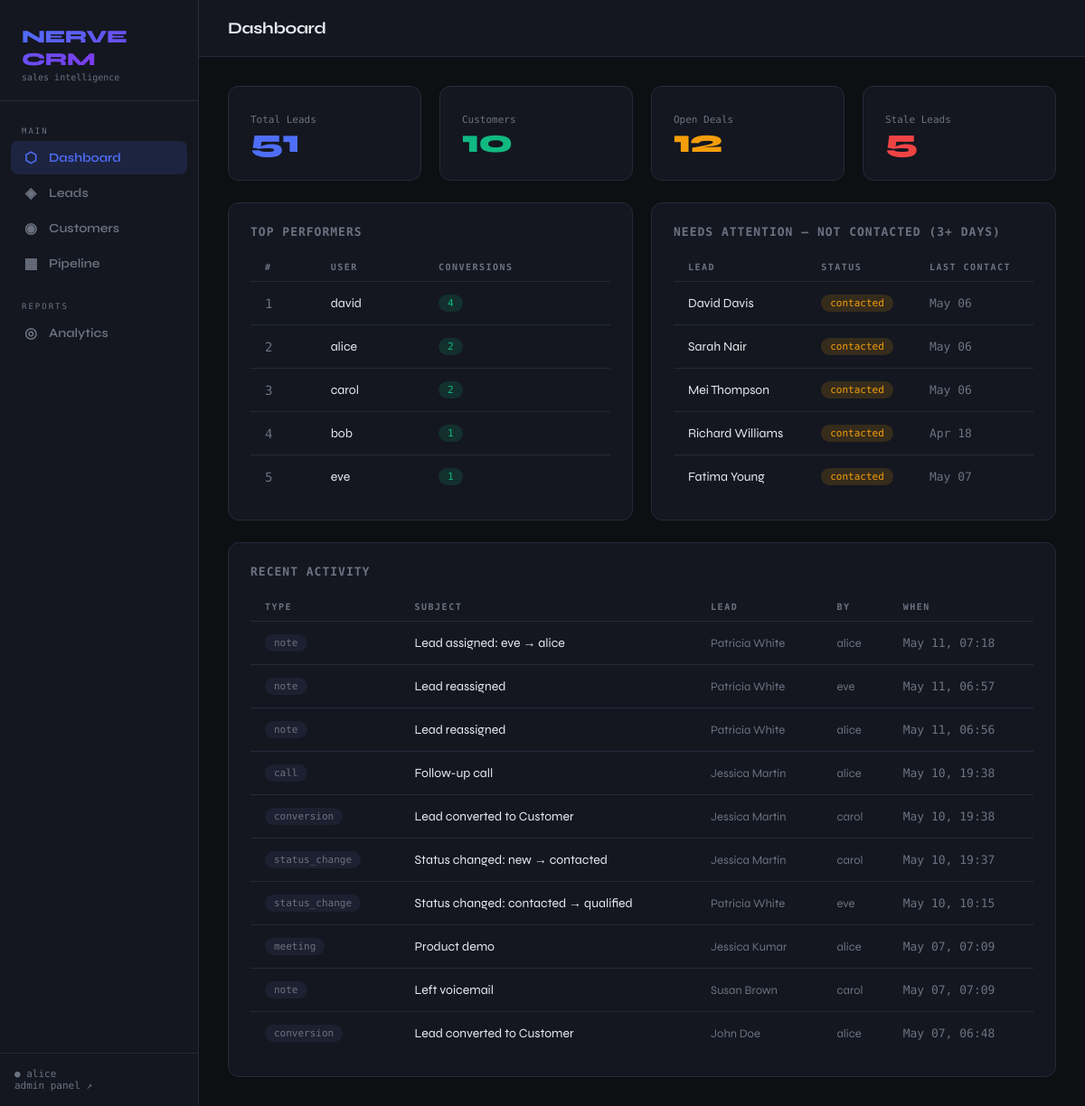
/crm/ (signed in), run on the app's committed database.
### crm/models.py (models this page shows, shortened)
class User(AbstractUser):
    class Role(models.TextChoices):
        ADMIN = 'admin', 'Admin'
        SALES_REP = 'sales_rep', 'Sales Representative'
        MANAGER = 'manager', 'Manager'
    role = models.CharField(
        max_length=20,
        choices=Role.choices,
        default=Role.SALES_REP
    )
    phone = models.CharField(max_length=20, blank=True)
    created_at = models.DateTimeField(auto_now_add=True)
    updated_at = models.DateTimeField(auto_now=True)
    class Meta:
        db_table = 'crm_users'
        verbose_name = 'User'
        verbose_name_plural = 'Users'

class Lead(models.Model):
    class Status(models.TextChoices):
        NEW = 'new', 'New'
        CONTACTED = 'contacted', 'Contacted'
        QUALIFIED = 'qualified', 'Qualified'
        CONVERTED = 'converted', 'Converted'
        LOST = 'lost', 'Lost'
    class Source(models.TextChoices):
        WEBSITE = 'website', 'Website'
        REFERRAL = 'referral', 'Referral'
        SOCIAL = 'social', 'Social Media'
        COLD_CALL = 'cold_call', 'Cold Call'
        EMAIL = 'email', 'Email Campaign'
        OTHER = 'other', 'Other'
    first_name = models.CharField(max_length=100)
    last_name = models.CharField(max_length=100)
    email = models.EmailField(unique=True)
    phone = models.CharField(max_length=20, blank=True)
    company = models.CharField(max_length=200, blank=True)
    status = models.CharField(
        max_length=20,
        choices=Status.choices,
        default=Status.NEW,
        db_index=True
    )
    source = models.CharField(
        max_length=20,
        choices=Source.choices,
        default=Source.OTHER
    )
    notes = models.TextField(blank=True)
    estimated_value = models.DecimalField(
        max_digits=12, decimal_places=2,
        null=True, blank=True
    )
    assigned_to = models.ForeignKey(
        User,
        on_delete=models.SET_NULL,
        null=True, blank=True,
        related_name='assigned_leads'
    )
    tags = models.ManyToManyField(
        'Tag',
        blank=True,
        related_name='leads'
    )
    last_contacted = models.DateTimeField(null=True, blank=True)
    converted_at = models.DateTimeField(null=True, blank=True)
    created_at = models.DateTimeField(auto_now_add=True)
    updated_at = models.DateTimeField(auto_now=True)
    objects = LeadManager()
    class Meta:
        db_table = 'crm_leads'
        ordering = ['-created_at']
        indexes = [
            models.Index(fields=['status', 'assigned_to']),
            models.Index(fields=['last_contacted']),
            models.Index(fields=['created_at']),
        ]
    @property
    def full_name(self):
        return f"{self.first_name} {self.last_name}"

class ActivityLog(models.Model):
    class ActivityType(models.TextChoices):
        CALL = 'call', 'Call'
        EMAIL = 'email', 'Email'
        MEETING = 'meeting', 'Meeting'
        NOTE = 'note', 'Note'
        STATUS_CHANGE = 'status_change', 'Status Change'
        CONVERSION = 'conversion', 'Conversion'
    lead = models.ForeignKey(
        Lead,
        on_delete=models.CASCADE,
        null=True, blank=True,
        related_name='activities'
    )
    customer = models.ForeignKey(
        Customer,
        on_delete=models.CASCADE,
        null=True, blank=True,
        related_name='activities'
    )
    performed_by = models.ForeignKey(
        User,
        on_delete=models.SET_NULL,
        null=True,
        related_name='activities'
    )
    activity_type = models.CharField(
        max_length=20,
        choices=ActivityType.choices,
        db_index=True
    )
    subject = models.CharField(max_length=255)
    description = models.TextField(blank=True)
    outcome = models.CharField(max_length=255, blank=True)
    duration_minutes = models.PositiveIntegerField(null=True, blank=True)
    occurred_at = models.DateTimeField(default=timezone.now)
    created_at = models.DateTimeField(auto_now_add=True)
    class Meta:
        db_table = 'crm_activity_log'
        ordering = ['-occurred_at']
        indexes = [
            models.Index(fields=['activity_type', 'occurred_at']),
            models.Index(fields=['lead', 'occurred_at']),
        ]

### crm/views.py (the view)
# urls.py: path('',                              views.dashboard,           name='dashboard'),
@login_required
def dashboard(request):
    context = {
        'top_users': Lead.objects.top_sales_users(limit=5),
        'stale_leads': Lead.objects.not_contacted_recently(days=3)[:5],
        'total_leads': Lead.objects.count(),
        'total_customers': Customer.objects.count(),
        'open_deals': SalesPipeline.objects.exclude(
            stage__in=[SalesPipeline.Stage.CLOSED_WON, SalesPipeline.Stage.CLOSED_LOST]
        ).count(),
        'recent_activities': (
            ActivityLog.objects
            .select_related('performed_by', 'lead', 'customer')
            .order_by('-occurred_at')[:10]
        ),
    }
    return render(request, 'crm/dashboard.html', context)

### crm/models.py (called while the page is built)
    def not_contacted_recently(self, days=3):
        cutoff = timezone.now() - timezone.timedelta(days=days)
        return self.filter(
            Q(last_contacted__lt=cutoff) | Q(last_contacted__isnull=True),
            status__in=['new', 'contacted', 'qualified']
        )

    def top_sales_users(self, limit=5):
        return (
            self.filter(status='converted')
            .values('assigned_to__id', 'assigned_to__username')
            .annotate(converted_count=Count('id'))
            .order_by('-converted_count')[:limit]
        )

### crm/templates/crm/dashboard.html (shortened to what this page needs)
{% extends 'crm/base.html' %}
{% block page_title %}Dashboard{% endblock %}
{% block content %}
<div class="grid grid-4 mb-4">
    <div class="card">
        <div class="stat-label">Total Leads</div>
        <div class="stat-value stat-accent">{{ total_leads }}</div>
    </div>
    <div class="card">
        <div class="stat-label">Customers</div>
        <div class="stat-value stat-green">{{ total_customers }}</div>
    </div>
    <div class="card">
        <div class="stat-label">Open Deals</div>
        <div class="stat-value stat-yellow">{{ open_deals }}</div>
    </div>
    <div class="card">
        <div class="stat-label">Stale Leads</div>
        <div class="stat-value stat-red">{{ stale_leads|length }}</div>
    </div>
</div>
<div class="grid grid-2 mt-6">
    <div class="card">
        <div class="card-title">Top Performers</div>
        {% if top_users %}
        <table>
            <thead>
                <tr>
                    <th>#</th>
                    <th>User</th>
                    <th>Conversions</th>
                </tr>
            </thead>
            <tbody>
                {% for user in top_users %}
                <tr>
                    <td class="text-muted text-mono">{{ forloop.counter }}</td>
                    <td>{{ user.assigned_to__username }}</td>
                    <td>
                        <span class="badge badge-converted">{{ user.converted_count }}</span>
                    </td>
                </tr>
                {% endfor %}
            </tbody>
        </table>
        {% else %}
        <div class="empty"><div class="empty-text">No data yet</div></div>
        {% endif %}
    </div>
    <div class="card">
        <div class="card-title">Needs Attention — Not Contacted (3+ days)</div>
        {% if stale_leads %}
        <table>
            <thead>
                <tr>
                    <th>Lead</th>
                    <th>Status</th>
                    <th>Last Contact</th>
                </tr>
            </thead>
            <tbody>
                {% for lead in stale_leads %}
                <tr>
                    <td>
                        <a href="{% url 'lead_detail' lead.pk %}" style="color:var(--text);text-decoration:none;">
                            {{ lead.full_name }}
                        </a>
                    </td>
                    <td><span class="badge badge-{{ lead.status }}">{{ lead.status }}</span></td>
                    <td class="text-muted text-mono text-sm">
                        {% if lead.last_contacted %}
                            {{ lead.last_contacted|date:"M d" }}
                        {% else %}
                            Never
                        {% endif %}
                    </td>
                </tr>
                {% endfor %}
            </tbody>
        </table>
        {% else %}
        <div class="empty"><div class="empty-text">All leads contacted recently ✓</div></div>
        {% endif %}
    </div>
</div>
<div class="card mt-6">
    <div class="card-title">Recent Activity</div>
    {% if recent_activities %}
    <table>
        <thead>
            <tr>
                <th>Type</th>
                <th>Subject</th>
                <th>Lead</th>
                <th>By</th>
                <th>When</th>
            </tr>
        </thead>
        <tbody>
            {% for activity in recent_activities %}
            <tr>
                <td><span class="badge badge-default">{{ activity.activity_type }}</span></td>
                <td>{{ activity.subject }}</td>
                <td class="text-muted text-sm">
                    {% if activity.lead %}
                        <a href="{% url 'lead_detail' activity.lead.pk %}" style="color:var(--muted);text-decoration:none;">
                            {{ activity.lead.full_name }}
                        </a>
                    {% endif %}
                </td>
                <td class="text-muted text-sm">{{ activity.performed_by.username|default:"—" }}</td>
                <td class="text-muted text-mono text-sm">{{ activity.occurred_at|date:"M d, H:i" }}</td>
            </tr>
            {% endfor %}
        </tbody>
    </table>
    {% else %}
    <div class="empty"><div class="empty-text">No activity yet</div></div>
    {% endif %}
</div>
{% endblock %}

### crm/templates/crm/base.html (shortened to what this page needs)
<!DOCTYPE html>
<html lang="en">
<head>
</head>
<body>
<aside class="sidebar">
    <div class="sidebar-logo">
        <span>NERVE CRM</span>
        <small>sales intelligence</small>
    </div>
    <nav>
        <div class="nav-label">Main</div>
        <a href="{% url 'dashboard' %}" class="nav-link {% if request.resolver_match.url_name == 'dashboard' %}active{% endif %}">
            <span class="nav-icon">⬡</span> Dashboard
        </a>
        <a href="{% url 'lead_list' %}" class="nav-link {% if 'lead' in request.resolver_match.url_name %}active{% endif %}">
            <span class="nav-icon">◈</span> Leads
        </a>
        <a href="{% url 'customer_list' %}" class="nav-link {% if 'customer' in request.resolver_match.url_name %}active{% endif %}">
            <span class="nav-icon">◉</span> Customers
        </a>
        <a href="{% url 'pipeline_board' %}" class="nav-link {% if request.resolver_match.url_name == 'pipeline_board' %}active{% endif %}">
            <span class="nav-icon">▦</span> Pipeline
        </a>
        <div class="nav-label" style="margin-top:12px">Reports</div>
        <a href="{% url 'sales_analytics' %}" class="nav-link {% if request.resolver_match.url_name == 'sales_analytics' %}active{% endif %}">
            <span class="nav-icon">◎</span> Analytics
        </a>
    </nav>
    <div class="sidebar-footer">
        {% if user.is_authenticated %}
            ● {{ user.username }}<br>
            <a href="/admin/" style="color:var(--muted);text-decoration:none;">admin panel ↗</a>
        {% endif %}
    </div>
</aside>
<div class="main">
    <div class="topbar">
        <div class="page-title">{% block page_title %}{% endblock %}</div>
    </div>
    <div class="content">
        {% block content %}{% endblock %}
    </div>
</div>
</body>
</html>

### crm/templates/crm/base.html (style rules this page uses)
*, *::before, *::after { box-sizing: border-box; margin: 0; padding: 0; }
:root { --bg: #0d0f12; --surface: #141720; --surface2: #1c2030; --border: #252a3a; --accent: #4f6ef7; --accent2: #7c3aed; --green: #10b981; --yellow: #f59e0b; --red: #ef4444; --text: #e8eaf0; --muted: #6b7280; --mono: 'DM Mono', monospace; --sans: 'Syne', sans-serif; }
body { background: var(--bg); color: var(--text); font-family: var(--sans); display: flex; min-height: 100vh; }
.sidebar { width: 220px; min-height: 100vh; background: var(--surface); border-right: 1px solid var(--border); display: flex; flex-direction: column; position: fixed; top: 0; left: 0; bottom: 0; }
.sidebar-logo { padding: 28px 24px 20px; border-bottom: 1px solid var(--border); }
.sidebar-logo span { font-size: 20px; font-weight: 800; letter-spacing: -0.5px; background: linear-gradient(135deg, var(--accent), var(--accent2)); background-clip: text; -webkit-background-clip: text; -webkit-text-fill-color: transparent; }
.sidebar-logo small { display: block; font-family: var(--mono); font-size: 10px; color: var(--muted); margin-top: 2px; -webkit-text-fill-color: var(--muted); }
.sidebar nav { padding: 16px 12px; flex: 1; }
.nav-label { font-family: var(--mono); font-size: 9px; letter-spacing: 2px; color: var(--muted); padding: 12px 12px 6px; text-transform: uppercase; }
.nav-link { display: flex; align-items: center; gap: 10px; padding: 9px 12px; border-radius: 8px; color: var(--muted); text-decoration: none; font-size: 14px; font-weight: 600; transition: all 0.15s; margin-bottom: 2px; }
.nav-link.active { background: rgba(79,110,247,0.15); color: var(--accent); }
.nav-icon { font-size: 16px; width: 20px; text-align: center; }
.sidebar-footer { padding: 16px; border-top: 1px solid var(--border); font-family: var(--mono); font-size: 11px; color: var(--muted); }
.main { margin-left: 220px; flex: 1; display: flex; flex-direction: column; min-height: 100vh; }
.topbar { padding: 20px 32px; border-bottom: 1px solid var(--border); display: flex; align-items: center; justify-content: space-between; background: var(--surface); position: sticky; top: 0; z-index: 10; }
.page-title { font-size: 18px; font-weight: 700; letter-spacing: -0.3px; }
.content { padding: 32px; flex: 1; }
.card { background: var(--surface); border: 1px solid var(--border); border-radius: 12px; padding: 24px; }
.card-title { font-size: 13px; font-weight: 700; letter-spacing: 1px; text-transform: uppercase; color: var(--muted); margin-bottom: 16px; font-family: var(--mono); }
.badge { display: inline-block; padding: 3px 10px; border-radius: 20px; font-family: var(--mono); font-size: 11px; font-weight: 500; }
.badge-contacted { background: rgba(245,158,11,0.15); color: #f59e0b; }
.badge-converted { background: rgba(16,185,129,0.15); color: var(--green); }
.badge-default { background: var(--surface2); color: var(--muted); }
table { width: 100%; border-collapse: collapse; }
th { font-family: var(--mono); font-size: 10px; letter-spacing: 1.5px; text-transform: uppercase; color: var(--muted); padding: 10px 16px; text-align: left; border-bottom: 1px solid var(--border); }
td { padding: 14px 16px; font-size: 14px; border-bottom: 1px solid var(--border); vertical-align: middle; }
tr:last-child td { border-bottom: none; }
.grid { display: grid; gap: 20px; }
.grid-2 { grid-template-columns: repeat(2, 1fr); }
.grid-4 { grid-template-columns: repeat(4, 1fr); }
.stat-value { font-size: 36px; font-weight: 800; letter-spacing: -1px; line-height: 1; }
.stat-label { font-family: var(--mono); font-size: 11px; color: var(--muted); margin-top: 6px; }
.stat-accent { color: var(--accent); }
.stat-green { color: var(--green); }
.stat-yellow { color: var(--yellow); }
.stat-red { color: var(--red); }
.text-muted { color: var(--muted); }
.text-mono { font-family: var(--mono); }
.text-sm { font-size: 13px; }
.mt-6 { margin-top: 24px; }
.mb-4 { margin-bottom: 16px; }

### data on the page
User: username "alice", assigned_to__username "alice", converted_count "2"
User: assigned_to__username "carol", converted_count "2"
User: assigned_to__username "eve", converted_count "1"
Lead: full_name "David Davis", status "contacted", last_contacted "May 06"
Lead: full_name "Sarah Nair", status "contacted", last_contacted "May 06"
Lead: full_name "Mei Thompson", status "contacted", last_contacted "May 06"
Lead: full_name "Richard Williams", status "contacted", last_contacted "Apr 18"
Lead: full_name "Fatima Young", status "contacted", last_contacted "May 07"
ActivityLog: activity_type "note", subject "Lead assigned: eve → alice", lead.full_name "Patricia White", performed_by.username "alice", occurred_at "May 11, 07:18"
ActivityLog: activity_type "note", subject "Lead reassigned", lead.full_name "Patricia White", performed_by.username "eve", occurred_at "May 11, 06:57"
ActivityLog: activity_type "note", subject "Lead reassigned", lead.full_name "Patricia White", performed_by.username "alice", occurred_at "May 11, 06:56"
ActivityLog: activity_type "call", subject "Follow-up call", lead.full_name "Jessica Martin", performed_by.username "alice", occurred_at "May 10, 19:38"
ActivityLog: activity_type "conversion", subject "Lead converted to Customer", lead.full_name "Jessica Martin", performed_by.username "carol", occurred_at "May 10, 19:38"
ActivityLog: activity_type "status_change", subject "Status changed: new → contacted", lead.full_name "Jessica Martin", performed_by.username "carol", occurred_at "May 10, 19:37"
ActivityLog: activity_type "status_change", subject "Status changed: contacted → qualified", lead.full_name "Patricia White", performed_by.username "eve", occurred_at "May 10, 10:15"
ActivityLog: activity_type "meeting", subject "Product demo", lead.full_name "Jessica Kumar", performed_by.username "alice", occurred_at "May 07, 07:09"
ActivityLog: activity_type "note", subject "Left voicemail", lead.full_name "Susan Brown", performed_by.username "carol", occurred_at "May 07, 07:09"
ActivityLog: activity_type "conversion", subject "Lead converted to Customer", lead.full_name "John Doe", performed_by.username "alice", occurred_at "May 07, 06:48"

### other printed values
{{ total_leads }} "51"
{{ total_customers }} "10"
{{ open_deals }} "12"
{{ stale_leads|length }} "5"
{{ user.assigned_to__username }} "david" "bob"
{{ user.converted_count }} "4" "1"
